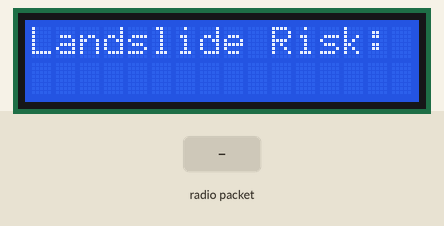
This sketch was run on a simulated Arduino Uno, built with avr-gcc and run on an emulated ATmega328P. Shown: 16×2 character LCD. The test bench sets the inputs (shaded band). No radio packets arrive unless stated; what the sketch prints to the serial monitor is not drawn.

Above: at 1.2 s.
1.3 s: radio packet "1" arrives
At 2.7 s:
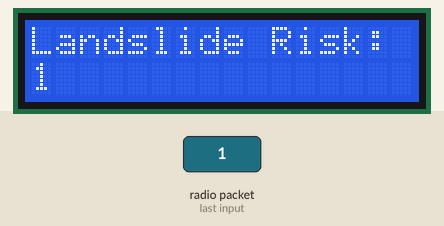
3.5 s: radio packet "0" arrives
At 5.2 s:
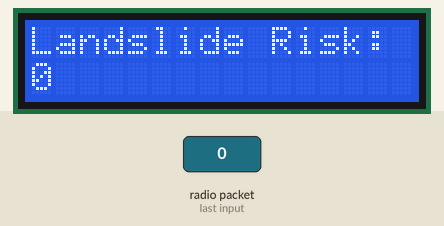
5.5 s: radio packet "2" arrives
At 7.1 s:
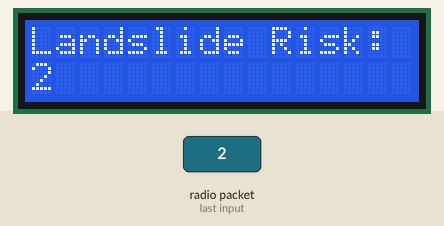
Timing chart, 0 to 8.6 s (numbered marks = the images above; inputs shaded):
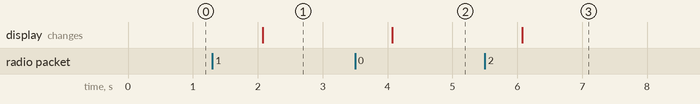

The sketch:

misrx.ino
```cpp
#include <SPI.h>
#include <nRF24L01.h>
#include <RF24.h>
#include <LiquidCrystal.h>

// NRF24L01 pins
#define CE_PIN 7
#define CSN_PIN 8

// Initialize the NRF24L01 radio
RF24 radio(CE_PIN, CSN_PIN);

// Address through which the two modules communicate
const byte address[6] = "00001";

// Initialize the LCD
LiquidCrystal lcd(9, 10, 5, 4, 3, 2);

void setup() {
  // Start serial communication for debugging purposes
  Serial.begin(115200);

  // Initialize the radio
  if (!radio.begin()) {
    Serial.println("NRF24L01 initialization failed");
    while (1); // Stop execution
  }

  radio.openReadingPipe(0, address);
  radio.setPALevel(RF24_PA_LOW);
  radio.startListening();

  // Initialize the LCD
  lcd.begin(16, 2);
  lcd.print("Landslide Risk:");
  Serial.println("Receiver initialized");
}

void loop() {
  // Check if there is incoming data
  if (radio.available()) {
    char text[32] = "";
    radio.read(&text, sizeof(text));
    Serial.println(text);

    // Clear the previous content on the second line of the LCD
    lcd.setCursor(0, 1);
    lcd.print("                "); // Clear the second line

    // Display the received data
    lcd.setCursor(0, 1);
    lcd.print(text);

    // Print the received data to the serial monitor

  }
else {
  Serial.println("nothing");
}
  // Delay to avoid flickering and too frequent updates
  delay(1000);

}
```

Measured:
- after the input at 1.3 s, the display: changes after 0.77 s (image 1)
- after the input at 3.5 s, the display: changes after 0.58 s (image 2)
- after the input at 5.5 s, the display: changes after 0.58 s (image 3)
